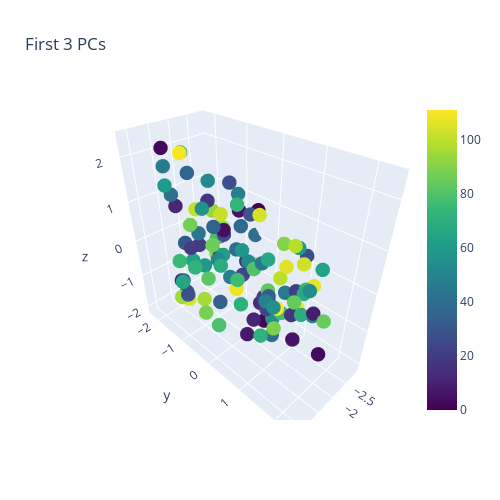
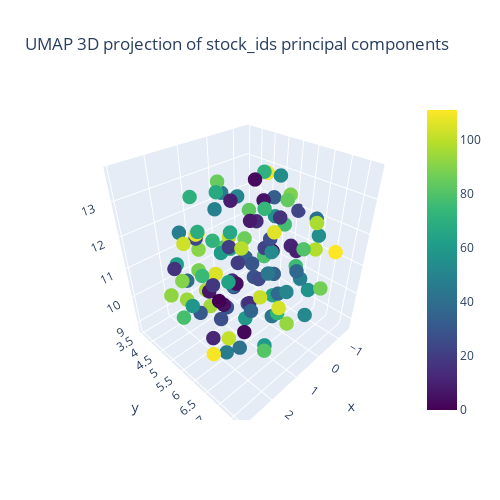
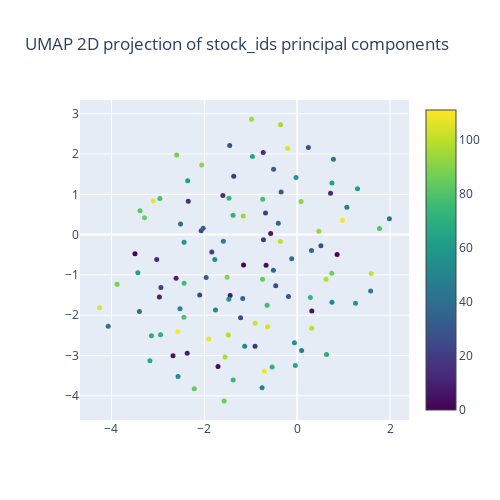

Source (notebook cell) for these figures, in order:
### Code cell
sqrt_trade_volume_buks   = train_buckets['sqrt_trade_volume_buks']
trade_volume_buks    = train_buckets['trade_volume_buks']
wap1_log_price_ret_vol_buks   = train_buckets['wap1_log_price_ret_vol_buks']
wap1_log_price_ret_buks   = train_buckets['wap1_log_price_ret_buks']
log_spread_wavg  = train_buckets['log_spread_wavg']
liquidity1_wavg  = train_buckets['liquidity1_wavg']


# average out along the buckets axis
wap1_log_price_ret = np.mean(wap1_log_price_ret_buks,2)

wap1_log_price_ret_vol = np.mean(wap1_log_price_ret_vol_buks**2, 2)**.5
# how much trade volume is there per unit of liquidity1
log_trade_volume_per_liquidity1 = np.log(np.mean( sqrt_trade_volume_buks, 2)/np.mean( liquidity1_wavg, 2))
# quadratic root helps to shrink the large values and reduce right skewness
log_quart_trade_volume = np.log(np.mean(sqrt_trade_volume_buks**.5,2))
log_spread = (np.mean(log_spread_wavg,2))
# log helps to reduce right skewness 
log_wap1_log_price_ret_vol = np.log(wap1_log_price_ret_vol_buks)
trade_volume = (np.mean(trade_volume_buks,2) )


wap1_log_price_ret_cluster1 = perform_clustering(wap1_log_price_ret)

# select the percentile in order to set the threshold for correlation coefficient
# use percentile when its difficult to set the threshold at a particular value
wap1_log_price_ret_high_corr_stocks = find_high_correlation_stocks(wap1_log_price_ret, .9) 


del sqrt_trade_volume_buks, trade_volume_buks, wap1_log_price_ret_vol_buks, wap1_log_price_ret_buks, log_spread_wavg, liquidity1_wavg  
del wap1_log_price_ret, wap1_log_price_ret_vol, log_trade_volume_per_liquidity1, log_quart_trade_volume, log_wap1_log_price_ret_vol, trade_volume
